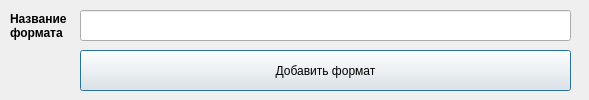
<?xml version="1.0" encoding="UTF-8"?>
<ui version="4.0">
 <class>AddFormatDialog</class>
 <widget class="QDialog" name="AddFormatDialog">
  <property name="geometry">
   <rect>
    <x>0</x>
    <y>0</y>
    <width>589</width>
    <height>100</height>
   </rect>
  </property>
  <property name="windowTitle">
   <string>Добавить формат</string>
  </property>
  <widget class="QLabel" name="fomatNameLabel">
   <property name="geometry">
    <rect>
     <x>10</x>
     <y>10</y>
     <width>61</width>
     <height>31</height>
    </rect>
   </property>
   <property name="font">
    <font>
     <weight>75</weight>
     <bold>true</bold>
    </font>
   </property>
   <property name="text">
    <string>Название
формата</string>
   </property>
  </widget>
  <widget class="QLineEdit" name="formatNameLineEdit">
   <property name="geometry">
    <rect>
     <x>80</x>
     <y>10</y>
     <width>491</width>
     <height>31</height>
    </rect>
   </property>
  </widget>
  <widget class="QPushButton" name="insertFormatButton">
   <property name="geometry">
    <rect>
     <x>80</x>
     <y>50</y>
     <width>491</width>
     <height>41</height>
    </rect>
   </property>
   <property name="text">
    <string>Добавить формат</string>
   </property>
  </widget>
 </widget>
 <resources/>
 <connections/>
</ui>
